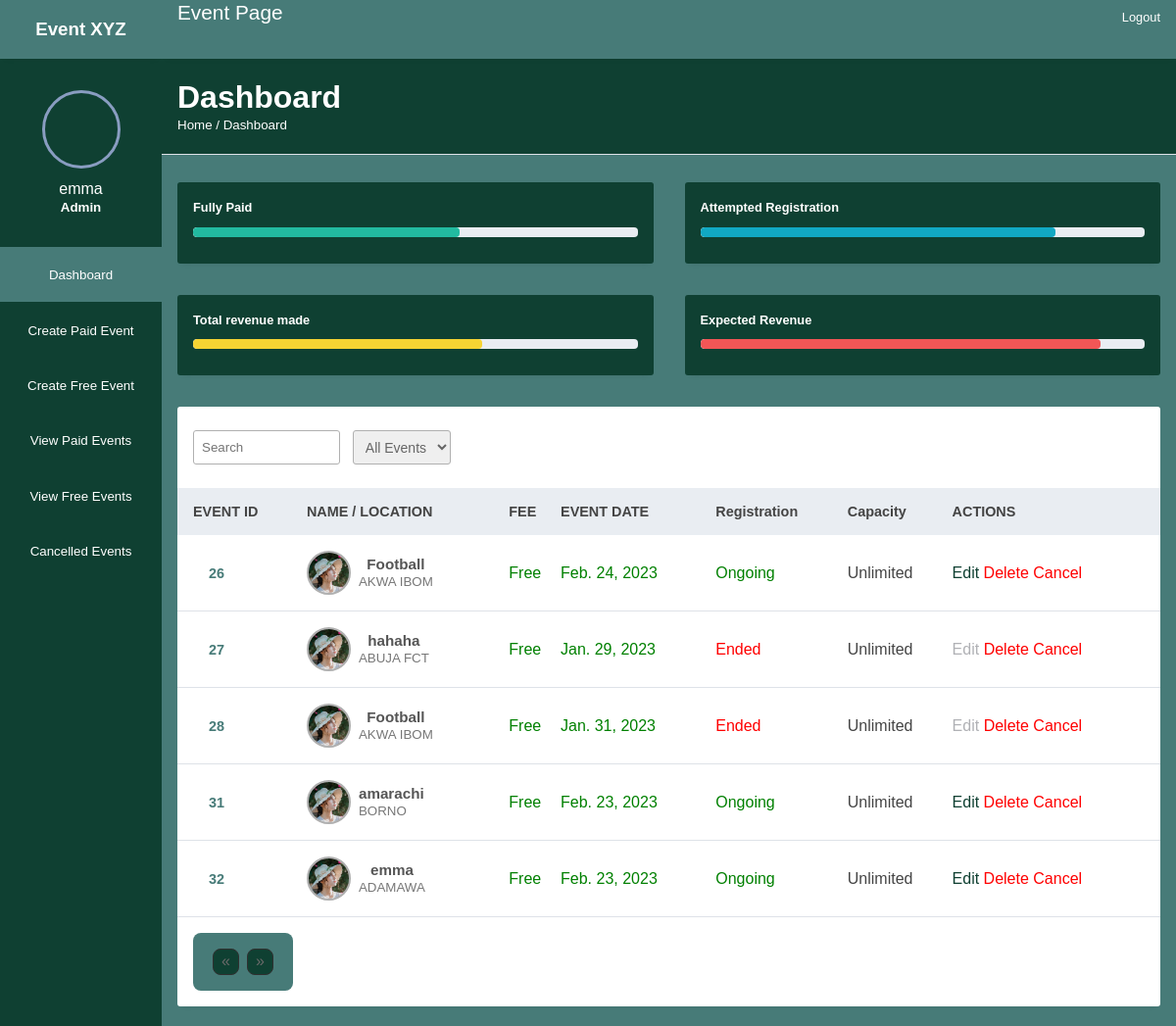
/admin-view/free_event_page/ (signed in), run on an earlier commit of the app's database.
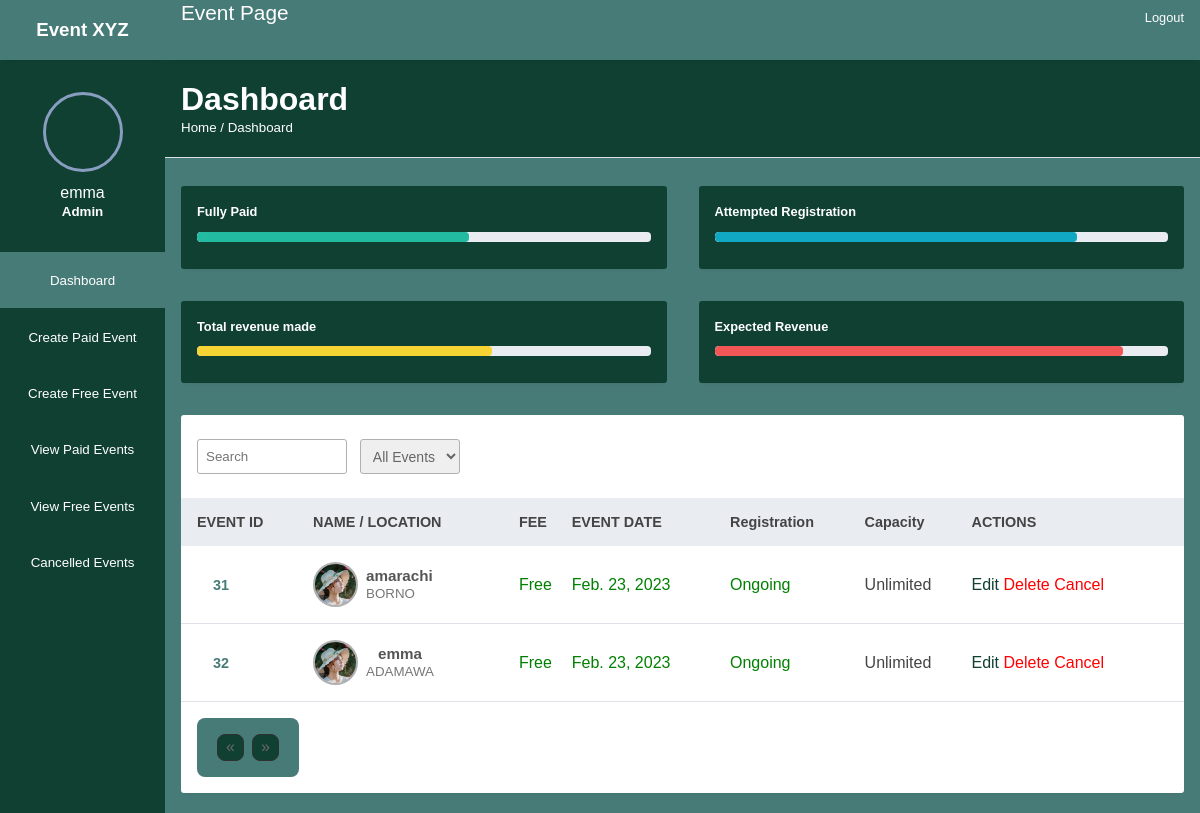
And on a later commit of the database.
### AdminSection/models.py (models this page shows, shortened)
class Event(models.Model):
    event_name = models.CharField(max_length=100)
    location = models.CharField(max_length=100)
    price = models.CharField(max_length=100, blank=True, null=True,)
    space_capacity = models.IntegerField(blank=True, null=True,)
    description = models.TextField(max_length=5000, blank=True, null=True,)
    event_date = models.DateField(null=True, blank=True)
    event_time = models.TimeField(null=True, blank=True)
    event_end_date = models.DateTimeField(null=True, blank=True)
    bookings = models.IntegerField(default=0)
    slot_left = models.IntegerField(default=0)
    header_images = models.ImageField(null=True, blank=True, upload_to="images/")
    is_cancelled = models.BooleanField(default=False)
    def expired_event(self):
        mydate = timezone.now().date()
        if mydate > self.event_date:
            return True

### AdminSection/views.py (the view)
# urls.py: path("free_event_page/", FreeEventView.as_view(), name="free-event-page"),
class FreeEventView(ListView):
    model = Event
    template_name = "free-event-page.html"
    paginate_by = 10

### AdminSection/templates/free-event-page.html (shortened to what the changed rows need)
{%extends 'base.html' %}
{% block content%}
{% load static %}
{% if user.is_superuser %}
<table width="100%">
        <thead>
            <tr>
                <th>EVENT ID</th>
                <th> NAME / LOCATION</th>
                <th> FEE</th>
                <th> EVENT DATE</th>
                <th> Registration</th>
                <th> Capacity</th>
                <th> ACTIONS</th>
            </tr>
        </thead>
        <tbody>
        {% for event in object_list %}
            {%if event.price == Null%}
            <tr data-href="{% url 'admin_details_page' event.pk%}">
                <td> <a href="/admin/all-customers.html">{{event.id}} </a> </td>
                <td>
                    <div class="client">
                        <div class="client-img bg-img" style="background-image: url({% static 'img/3.jpeg' %})"></div>
                        <div class="client-info">
                            <h4>{{event.event_name}}</h4>
                            <small>{{event.location}}</small>
                        </div>
                    </div>
                </td>
                <td>
                    {%if event.price%}
                        <span style="color: red;">N{{event.price}}</span>
                    {%else%}
                        <span style="color: green;">Free</span>
                    {%endif%}
                </td>
                <td style="color: green;">
                    {{event.event_date}}
                </td>
                <td style="color: green;">
                    {%if event.expired_event%}
                        <span style= "color:red"> Ended</span>
                    {%else%}
                        Ongoing
                    {%endif%}
                </td>
                <td>
                    {%if event.space_capacity%}
                        {{event.space_capacity}}
                    {%else%}
                        Unlimited
                    {%endif%}
                </td>
                <td>
                    <div class="hello">
                            {%if user.is_superuser%}
                                {%if event.expired_event%}
                                <span class="las la-ban" style="color: rgb(176, 177, 181);"> Edit</span>
                                {%else%}
                                <a href="{% url 'update_event' event.pk%}"><span class="las la-edit" style="color: #0f4032;"> Edit </span></a>
                                {%endif%}
                                    <a href="{% url 'delete_event' event.pk%}"> <span class="las la-trash" style="color: red;">  Delete </span></a>
                                {%if event.is_cancelled == 0%}
                                    <a href="{% url 'cancel_event' event.pk%}"> <span class="las la-ban" style="color: red;"> Cancel</span></a>
                                {%endif%}
                            {%endif%}
                    </div>
                </td>
            </tr>
            {%endif%}
        {% endfor %}
    </tbody>
</table>
{%else%}
    <div style="color:red;"> You are not an admin. </div>
{% endif %}
</div>
{%endblock%}

What changed in the data, as far as the page shows it:
removed Event: id "26", event_name "Football", location "AKWA IBOM", shows "Free", event_date "Feb. 24, 2023", shows "Ongoing", shows "Unlimited", shows "Edit", is_cancelled "Cancel"
removed Event: id "27", event_name "hahaha", location "ABUJA FCT", shows "Free", event_date "Jan. 29, 2023", shows "Ended", shows "Unlimited", shows "Edit", is_cancelled "Cancel"
removed Event: id "28", event_name "Football", location "AKWA IBOM", shows "Free", event_date "Jan. 31, 2023", shows "Ended", shows "Unlimited", shows "Edit", is_cancelled "Cancel"
